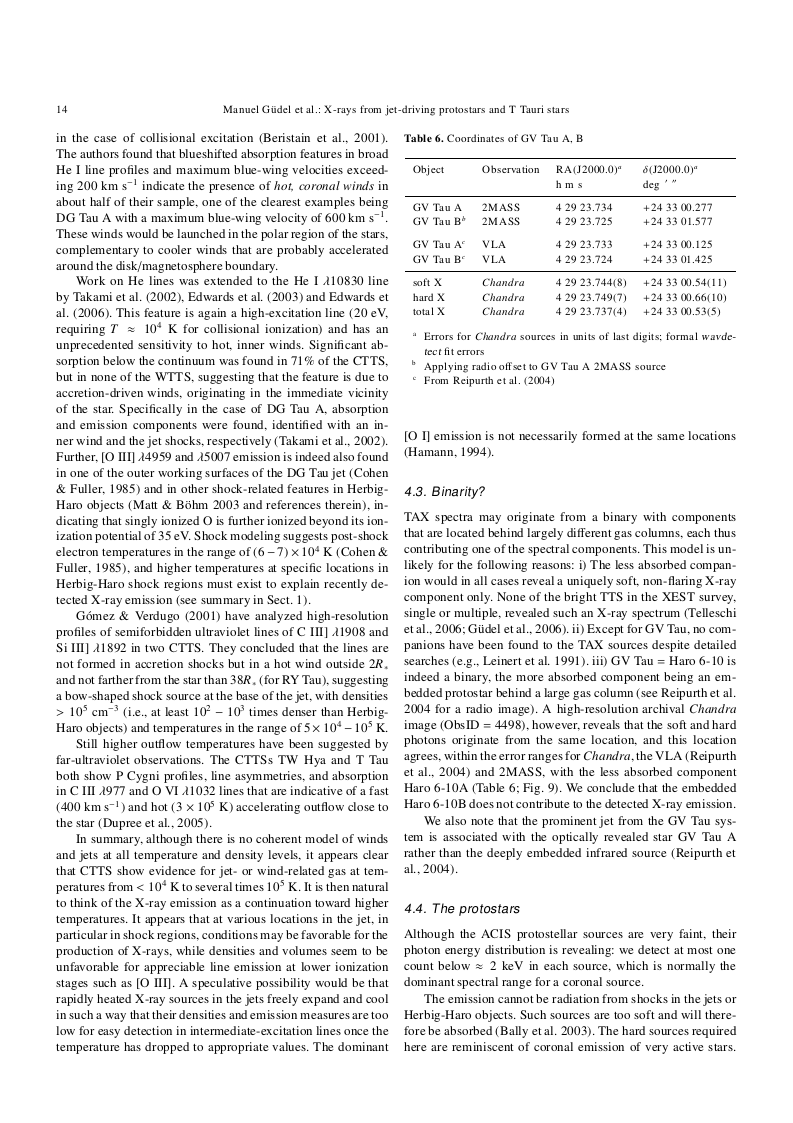
#> input picture .github/scripts/test.bmp, 793 x 1123 px
$ python -i line_detection.py   (imports and definitions only)
#> lines starting #> are read from the running program, lines starting #| are printed output that depends on the picture; after the words box and inside, x2 and y2 are one past the last pixel; in counts of white or black regions, pixels touching at a corner belong together
#> further down, picture is the input picture: shape (1123, 793, 3); min 0, max 255, mean 236.3
# coding: utf-8
from typing import List

import cv2
import numpy as np

from img2table.objects.tables import Line


# [66 lines left out: function overlapping_filter, not called in this run]


def detect_lines(image: np.ndarray, rho: float = 1, theta: float = np.pi / 180, threshold: int = 50,
                 minLinLength: int = 290, maxLineGap: int = 6) -> (List[Line], List[Line]):
    """
    Detect horizontal and vertical lines on image
    :param image: image array
    :param rho: rho parameter for Hough line transform
    :param theta: theta parameter for Hough line transform
    :param threshold: threshold parameter for Hough line transform
    :param minLinLength: minLinLength parameter for Hough line transform
    :param maxLineGap: maxLineGap parameter for Hough line transform
    :return: horizontal and vertical lines
    """
#> called with rho = 1, theta = 0.0175, threshold = 50, minLinLength = 290, maxLineGap = 6
    # Create copy of image
    img = image.copy()

    # Image to gray and canny
    if len(img.shape) == 3:
        img = cv2.cvtColor(img, cv2.COLOR_BGR2GRAY)
    blur = cv2.GaussianBlur(img, (3, 3), 0)
    thresh = cv2.adaptiveThreshold(blur, 255, cv2.ADAPTIVE_THRESH_GAUSSIAN_C, cv2.THRESH_BINARY_INV, 21, 10)
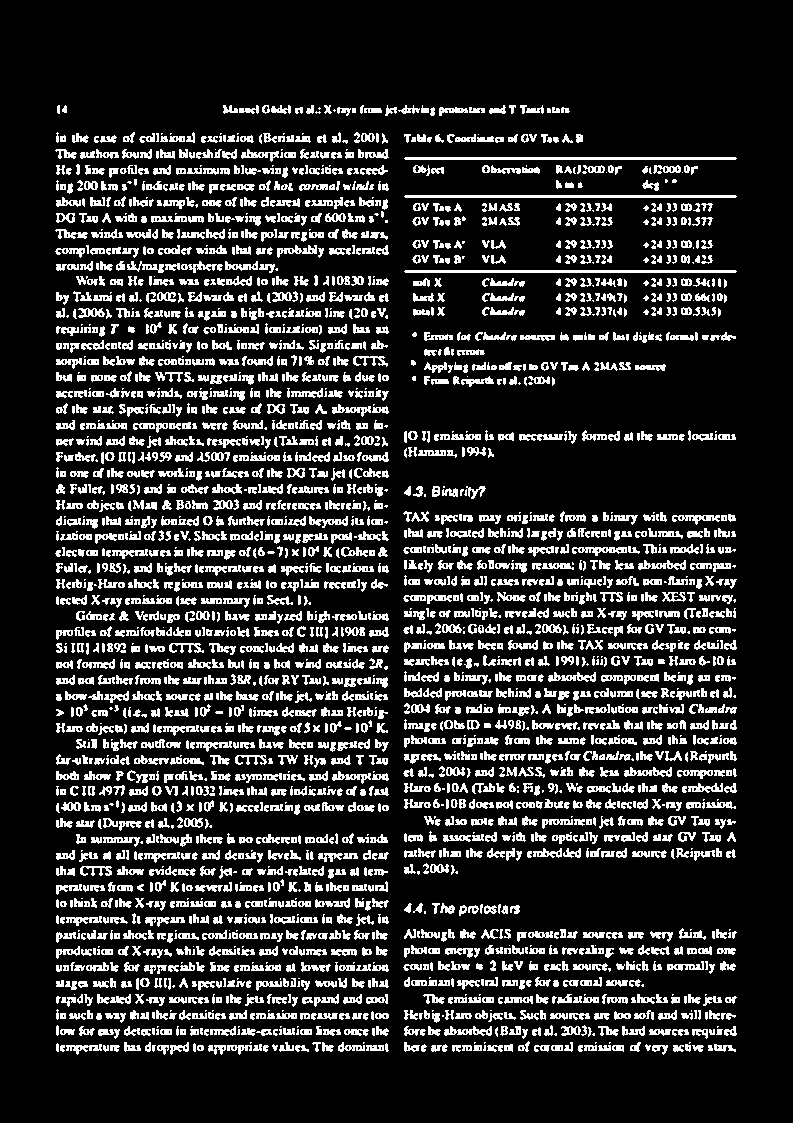
#> thresh: shape (1123, 793); 16.6% white in thin lines or dots, all inside (x1, y1, x2, y2) = (55, 105, 737, 1055)

    # Detect horizontal lines
    horizontal_kernel = cv2.getStructuringElement(cv2.MORPH_RECT, (20, 1))
    horizontal_mask = cv2.morphologyEx(thresh, cv2.MORPH_OPEN, horizontal_kernel, iterations=1)
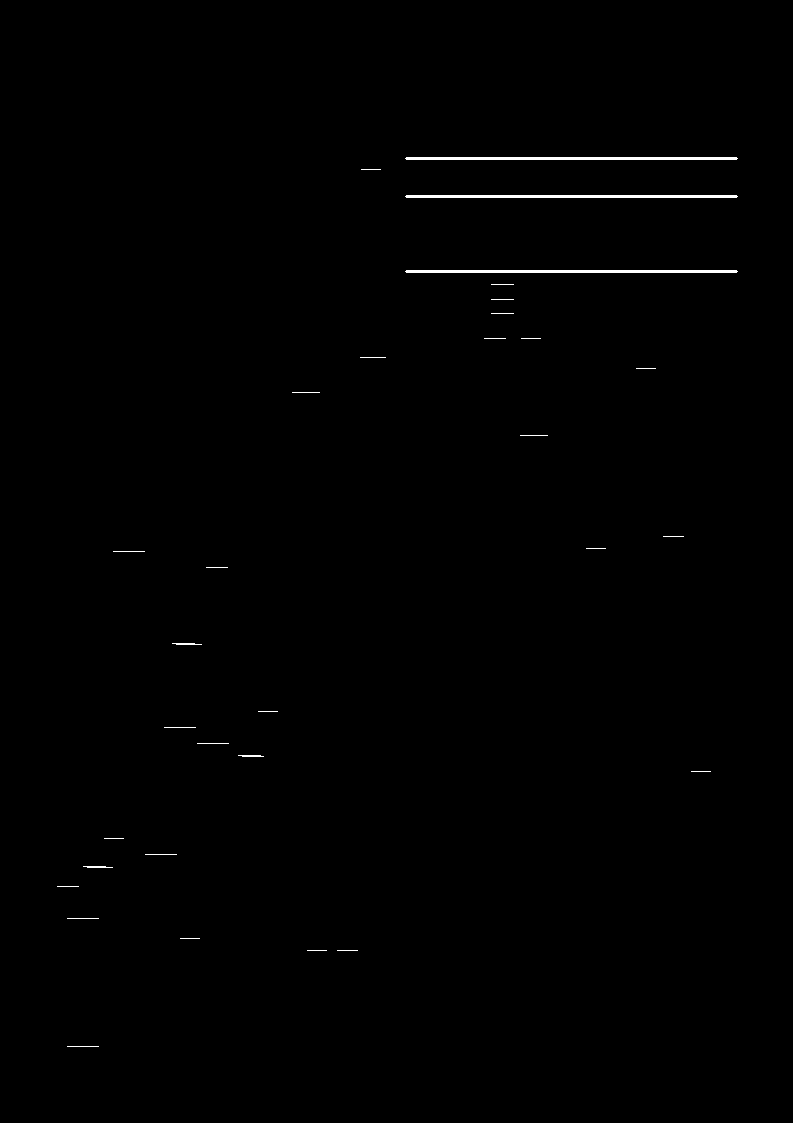
#> horizontal_mask: shape (1123, 793); 0.42% white; 32 white regions, largest, box (x1, y1, x2, y2) and area: (405, 157, 738, 160) 995, (405, 195, 738, 198) 995, (405, 270, 738, 273) 995

    # Detect vertical lines
    vertical_kernel = cv2.getStructuringElement(cv2.MORPH_RECT, (1, 20))
    vertical_mask = cv2.morphologyEx(thresh, cv2.MORPH_OPEN, vertical_kernel, iterations=1)
#> vertical_mask: shape (1123, 793); every value is 0

    # Compute Hough lines on horizontal image and get lines
    linesH = cv2.HoughLinesP(horizontal_mask, rho, theta, threshold, None, minLinLength, maxLineGap)
#> linesH = [[406, 197, 736, 197], [405, 271, 737, 271], [405, 196, 737, 196], [405, 158, 737, 158], [406, 195, 736, 195], [406, 159, 736, 159], [406, 270, 736, 270], [406, 157, 736, 157], [406, 272, 736, 272]]
#> (the run stopped early here; a loop or call above may not have finished)
